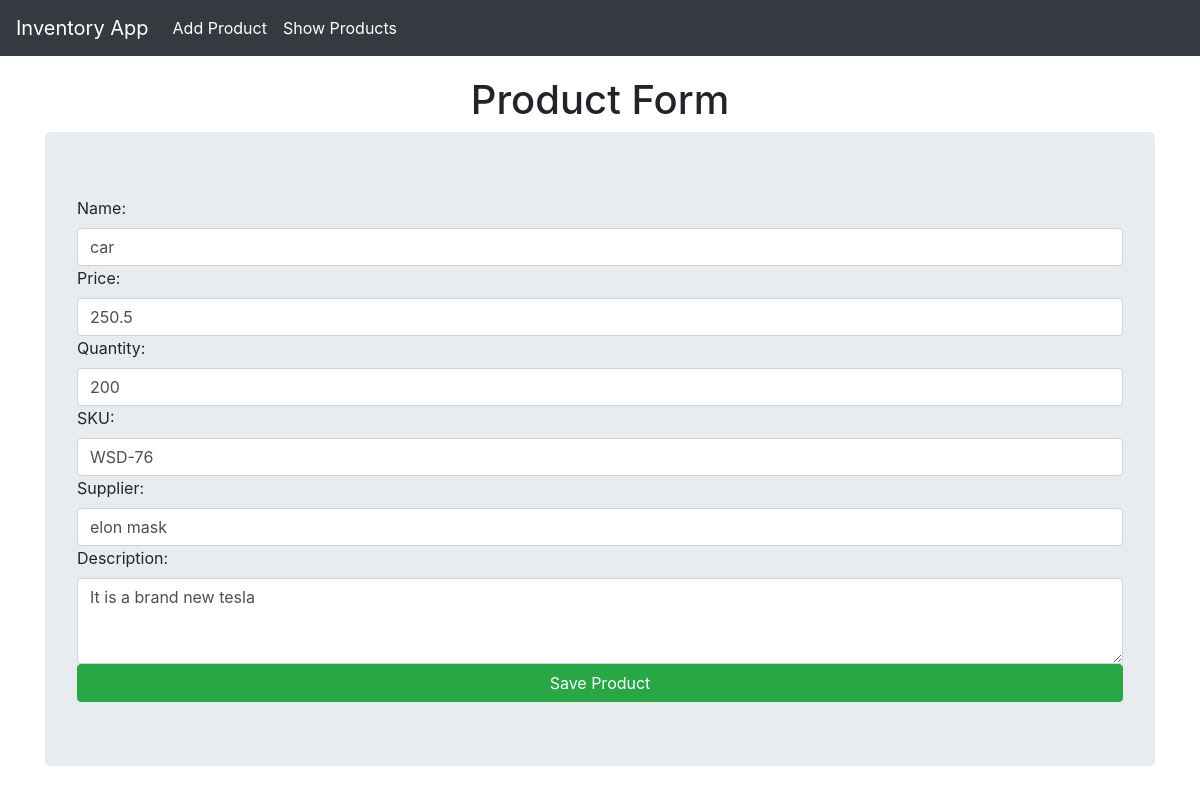
The app's page /update/1/ with its own data.
### myapp/models.py (models this page shows, shortened)
class Products(models.Model):
    product_id = models.AutoField(primary_key=True)
    name = models.CharField(max_length=100)
    sku = models.CharField(max_length=50, unique=True)
    price = models.FloatField()
    quantity = models.IntegerField()
    supplier = models.CharField(max_length=100)
    description = models.TextField()

### myapp/views.py (the view)
# urls.py: path('update/<int:product_id>/', views.product_update_view, name='product-update'),
def product_update_view(request, product_id):
    product = Products.objects.get(product_id=product_id)
    if request.method == 'POST':
        form = ProductForm(request.POST, instance=product)
        if form.is_valid():
            form.save()
            return redirect('product-list')
    else:
        form = ProductForm(instance=product)
    return render(request, 'InvApp/product_form.html', {'form': form, 'product': product})

### myapp/forms.py
class ProductForm(forms.ModelForm):
    class Meta:
        model = Products
        fields = ['name', 'price','quantity','sku','supplier', 'description']
        labels = {
            'product_id': 'Product ID',
            'name': 'Name',
            'sku': 'SKU',
            'price': 'Price',
            'quantity': 'Quantity',
            'supplier': 'Supplier',
            'description': 'Description',
            }
        widgets = {
            'product_id': forms.NumberInput(attrs={'placeholder': 'e.g 1','class': 'form-control'}),
            'name': forms.TextInput(attrs={'placeholder': 'e.g Widget','class': 'form-control'}),
            'sku': forms.TextInput(attrs={'placeholder': 'e.g WGT-001','class': 'form-control'}),
            'price': forms.NumberInput(attrs={'placeholder': 'e.g 19.99','  class': 'form-control'}),
            'quantity': forms.NumberInput(attrs={'placeholder': 'e.g 100','class': 'form-control'}),
            'supplier': forms.TextInput(attrs={'placeholder': 'e.g Acme Corp','class': 'form-control'}),
            'description': forms.Textarea(attrs={'placeholder': 'Product description here','class': 'form-control', 'rows': 3}),
        }

### myapp/templates/InvApp/product_form.html (shortened to what this page needs)
{% extends "invApp/layout.html" %}
{% block content %}
<h1 class="text-center">Product Form</h1>
<form method="POST" class="jumbotron">
    {{form}}
    <button class="btn btn-success btn-block" type="submit">Save Product</button>
</form>
{% endblock %}

### myapp/templates/InvApp/layout.html (style rules this page uses)
body { padding-top: 56px; }

### records on screen
Products: name "car", price "250.5", quantity "200", sku "WSD-76", supplier "elon mask", description "It is a brand new tesla"
